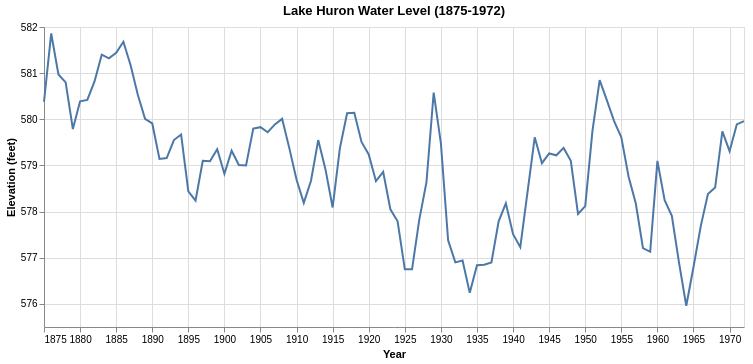

Source (notebook cell):
### Markdown cell above
Not every time series comes with real dates. The Lake Huron dataset stores the year as a plain number (`1875.0`, `1876.0`, ...).

If we plot it as `:Q`, Altair formats the axis like any other number (`1,880`). Converting the year to a real date and using `:T` gives a proper time axis.

### Code cell
huron = sm.datasets.get_rdataset("LakeHuron", "datasets").data
huron["Year"] = pd.to_datetime(huron["time"].astype(int).astype(str), format="%Y")

alt.Chart(huron).mark_line().encode(
    x=alt.X("Year:T", title="Year"),
    y=alt.Y("value:Q", title="Elevation (feet)", scale=alt.Scale(zero=False)),
    tooltip=[alt.Tooltip("Year:T", format="%Y"), alt.Tooltip("value:Q", format=".2f")],
).properties(width=700, height=300, title="Lake Huron Water Level (1875-1972)")

### Figure 1 — Vega-Lite specification as saved in the notebook (floating-point values rounded to 4 significant figures)
{"config": {"view": {"continuousWidth": 300, "continuousHeight": 300}}, "data": {"name": "data-51ad126b9787c9d3a8f3435b3fab3d6f"}, "mark": {"type": "line"}, "encoding": {"tooltip": [{"field": "Year", "format": "%Y", "type": "temporal"}, {"field": "value", "format": ".2f", "type": "quantitative"}], "x": {"field": "Year", "title": "Year", "type": "temporal"}, "y": {"field": "value", "scale": {"zero": false}, "title": "Elevation (feet)", "type": "quantitative"}}, "height": 300, "title": "Lake Huron Water Level (1875-1972)", "width": 700, "$schema": "https://vega.github.io/schema/vega-lite/v6.4.1.json", "datasets": {"data-51ad126b9787c9d3a8f3435b3fab3d6f": [{"time": 1875, "value": 580.4, "Year": "1875-01-01T00:00:00"}, {"time": 1876, "value": 581.9, "Year": "1876-01-01T00:00:00"}, {"time": 1877, "value": 581.0, "Year": "1877-01-01T00:00:00"}, {"time": 1878, "value": 580.8, "Year": "1878-01-01T00:00:00"}, {"time": 1879, "value": 579.8, "Year": "1879-01-01T00:00:00"}, {"time": 1880, "value": 580.4, "Year": "1880-01-01T00:00:00"}, {"time": 1881, "value": 580.4, "Year": "1881-01-01T00:00:00"}, {"time": 1882, "value": 580.8, "Year": "1882-01-01T00:00:00"}, {"time": 1883, "value": 581.4, "Year": "1883-01-01T00:00:00"}, {"time": 1884, "value": 581.3, "Year": "1884-01-01T00:00:00"}, {"time": 1885, "value": 581.4, "Year": "1885-01-01T00:00:00"}, {"time": 1886, "value": 581.7, "Year": "1886-01-01T00:00:00"}, {"time": 1887, "value": 581.2, "Year": "1887-01-01T00:00:00"}, {"time": 1888, "value": 580.5, "Year": "1888-01-01T00:00:00"}, {"time": 1889, "value": 580.0, "Year": "1889-01-01T00:00:00"}, {"time": 1890, "value": 579.9, "Year": "1890-01-01T00:00:00"}, {"time": 1891, "value": 579.1, "Year": "1891-01-01T00:00:00"}, {"time": 1892, "value": 579.2, "Year": "1892-01-01T00:00:00"}, {"time": 1893, "value": 579.5, "Year": "1893-01-01T00:00:00"}, {"time": 1894, "value": 579.7, "Year": "1894-01-01T00:00:00"}, {"time": 1895, "value": 578.4, "Year": "1895-01-01T00:00:00"}, {"time": 1896, "value": 578.2, "Year": "1896-01-01T00:00:00"}, {"time": 1897, "value": 579.1, "Year": "1897-01-01T00:00:00"}, {"time": 1898, "value": 579.1, "Year": "1898-01-01T00:00:00"}, {"time": 1899, "value": 579.4, "Year": "1899-01-01T00:00:00"}, {"time": 1900, "value": 578.8, "Year": "1900-01-01T00:00:00"}, {"time": 1901, "value": 579.3, "Year": "1901-01-01T00:00:00"}, {"time": 1902, "value": 579.0, "Year": "1902-01-01T00:00:00"}, {"time": 1903, "value": 579.0, "Year": "1903-01-01T00:00:00"}, {"time": 1904, "value": 579.8, "Year": "1904-01-01T00:00:00"}, {"time": 1905, "value": 579.8, "Year": "1905-01-01T00:00:00"}, {"time": 1906, "value": 579.7, "Year": "1906-01-01T00:00:00"}, {"time": 1907, "value": 579.9, "Year": "1907-01-01T00:00:00"}, {"time": 1908, "value": 580.0, "Year": "1908-01-01T00:00:00"}, {"time": 1909, "value": 579.4, "Year": "1909-01-01T00:00:00"}, {"time": 1910, "value": 578.7, "Year": "1910-01-01T00:00:00"}, {"time": 1911, "value": 578.2, "Year": "1911-01-01T00:00:00"}, {"time": 1912, "value": 578.7, "Year": "1912-01-01T00:00:00"}, {"time": 1913, "value": 579.5, "Year": "1913-01-01T00:00:00"}, {"time": 1914, "value": 578.9, "Year": "1914-01-01T00:00:00"}, {"time": 1915, "value": 578.1, "Year": "1915-01-01T00:00:00"}, {"time": 1916, "value": 579.4, "Year": "1916-01-01T00:00:00"}, {"time": 1917, "value": 580.1, "Year": "1917-01-01T00:00:00"}, {"time": 1918, "value": 580.1, "Year": "1918-01-01T00:00:00"}, {"time": 1919, "value": 579.5, "Year": "1919-01-01T00:00:00"}, {"time": 1920, "value": 579.2, "Year": "1920-01-01T00:00:00"}, {"time": 1921, "value": 578.7, "Year": "1921-01-01T00:00:00"}, {"time": 1922, "value": 578.9, "Year": "1922-01-01T00:00:00"}, {"time": 1923, "value": 578.0, "Year": "1923-01-01T00:00:00"}, {"time": 1924, "value": 577.8, "Year": "1924-01-01T00:00:00"}, {"time": 1925, "value": 576.8, "Year": "1925-01-01T00:00:00"}, {"time": 1926, "value": 576.8, "Year": "1926-01-01T00:00:00"}, {"time": 1927, "value": 577.8, "Year": "1927-01-01T00:00:00"}, {"time": 1928, "value": 578.6, "Year": "1928-01-01T00:00:00"}, {"time": 1929, "value": 580.6, "Year": "1929-01-01T00:00:00"}, {"time": 1930, "value": 579.5, "Year": "1930-01-01T00:00:00"}, {"time": 1931, "value": 577.4, "Year": "1931-01-01T00:00:00"}, {"time": 1932, "value": 576.9, "Year": "1932-01-01T00:00:00"}, {"time": 1933, "value": 576.9, "Year": "1933-01-01T00:00:00"}, {"time": 1934, "value": 576.2, "Year": "1934-01-01T00:00:00"}, {"time": 1935, "value": 576.8, "Year": "1935-01-01T00:00:00"}, {"time": 1936, "value": 576.9, "Year": "1936-01-01T00:00:00"}, {"time": 1937, "value": 576.9, "Year": "1937-01-01T00:00:00"}, {"time": 1938, "value": 577.8, "Year": "1938-01-01T00:00:00"}, {"time": 1939, "value": 578.2, "Year": "1939-01-01T00:00:00"}, {"time": 1940, "value": 577.5, "Year": "1940-01-01T00:00:00"}, {"time": 1941, "value": 577.2, "Year": "1941-01-01T00:00:00"}, {"time": 1942, "value": 578.4, "Year": "1942-01-01T00:00:00"}, {"time": 1943, "value": 579.6, "Year": "1943-01-01T00:00:00"}, {"time": 1944, "value": 579.0, "Year": "1944-01-01T00:00:00"}, {"time": 1945, "value": 579.3, "Year": "1945-01-01T00:00:00"}, {"time": 1946, "value": 579.2, "Year": "1946-01-01T00:00:00"}, {"time": 1947, "value": 579.4, "Year": "1947-01-01T00:00:00"}, {"time": 1948, "value": 579.1, "Year": "1948-01-01T00:00:00"}, {"time": 1949, "value": 578.0, "Year": "1949-01-01T00:00:00"}, {"time": 1950, "value": 578.1, "Year": "1950-01-01T00:00:00"}, {"time": 1951, "value": 579.8, "Year": "1951-01-01T00:00:00"}, {"time": 1952, "value": 580.9, "Year": "1952-01-01T00:00:00"}, {"time": 1953, "value": 580.4, "Year": "1953-01-01T00:00:00"}, {"time": 1954, "value": 580.0, "Year": "1954-01-01T00:00:00"}, {"time": 1955, "value": 579.6, "Year": "1955-01-01T00:00:00"}, {"time": 1956, "value": 578.8, "Year": "1956-01-01T00:00:00"}, {"time": 1957, "value": 578.2, "Year": "1957-01-01T00:00:00"}, {"time": 1958, "value": 577.2, "Year": "1958-01-01T00:00:00"}, {"time": 1959, "value": 577.1, "Year": "1959-01-01T00:00:00"}, {"time": 1960, "value": 579.1, "Year": "1960-01-01T00:00:00"}, {"time": 1961, "value": 578.2, "Year": "1961-01-01T00:00:00"}, {"time": 1962, "value": 577.9, "Year": "1962-01-01T00:00:00"}, {"time": 1963, "value": 576.9, "Year": "1963-01-01T00:00:00"}, {"time": 1964, "value": 576.0, "Year": "1964-01-01T00:00:00"}, {"time": 1965, "value": 576.8, "Year": "1965-01-01T00:00:00"}, {"time": 1966, "value": 577.7, "Year": "1966-01-01T00:00:00"}, {"time": 1967, "value": 578.4, "Year": "1967-01-01T00:00:00"}, {"time": 1968, "value": 578.5, "Year": "1968-01-01T00:00:00"}, {"time": 1969, "value": 579.7, "Year": "1969-01-01T00:00:00"}, {"time": 1970, "value": 579.3, "Year": "1970-01-01T00:00:00"}, {"time": 1971, "value": 579.9, "Year": "1971-01-01T00:00:00"}, {"time": 1972, "value": 580.0, "Year": "1972-01-01T00:00:00"}]}}
